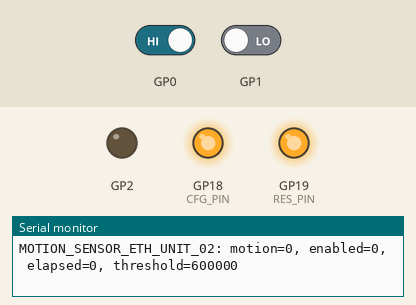
Simulated run of this sketch. Board: Raspberry Pi Pico. On the bench: output pins drawn as LEDs (lit = HIGH), the last lines printed to the serial monitor. Inputs (shaded band) come from the test bench; at power-on: GP0 HIGH, GP1 LOW.

Above: at 4.5 s.
4.6 s: GP0 driven LOW and GP1 driven HIGH
At 5.8 s:
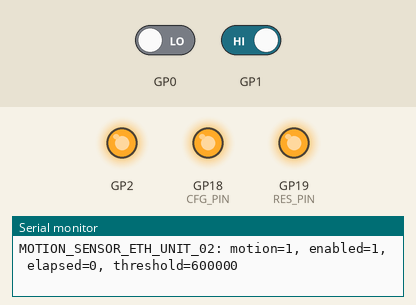
6.1 s: GP0 driven HIGH
At 7.3 s:
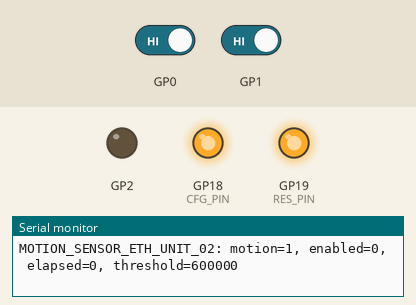
7.6 s: GP0 driven LOW
At 8.2 s:
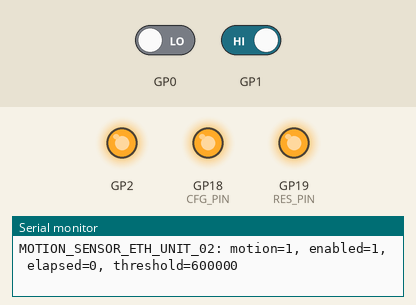
Timing chart, 0 to 10.6 s (numbered marks = the images above; inputs shaded):
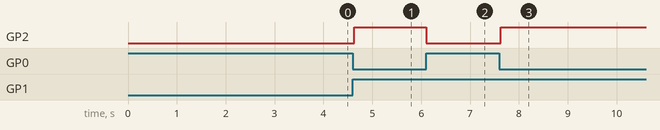

The sketch:

pir_motion_sensor_ethernet.ino
```cpp
#include <Wire.h>
#include "CH9120.h"

UCHAR CH9120_LOCAL_IP[4] = {192, 168, 202, 5};
UCHAR CH9120_GATEWAY[4] = {192, 168, 202, 1};
UCHAR CH9120_SUBNET_MASK[4] = {255, 255, 255, 0};
UCHAR CH9120_REMOTE_IP[4] = {192, 168, 202, 1};
UWORD CH9120_LOCAL_PORT = 5;
UWORD CH9120_REMOTE_PORT = 5;

static uint32_t motion_sensor_ts = 0;
static bool enabled = false;
static uint32_t iterations = 0;

void setup() {
  Serial.begin(115200);

  pinMode(0, INPUT_PULLUP);
  pinMode(1, INPUT);
  pinMode(2, OUTPUT);

  CH9120_init(CH9120_LOCAL_IP, CH9120_GATEWAY, CH9120_SUBNET_MASK,
              CH9120_REMOTE_IP, CH9120_LOCAL_PORT, CH9120_REMOTE_PORT);
}

void setup1() {
  // Currently, there is no need to use this core
 delay(10);
}

void loop() {
  int running = digitalRead(0);
  int motion = digitalRead(1);

  // Motion sensor activated
  if (running == LOW) {
    // sensor value is only the trigger point. The LED covers enabled flag
    if (motion == HIGH) {
       enabled = true;
       motion_sensor_ts = millis();
    }
  } else {
    enabled = false;
  }

  if (!enabled) {
    motion_sensor_ts = millis();
  }

  uint32_t elapsed = (uint32_t)millis() - motion_sensor_ts;
  uint32_t threshold = 10 * 60 * 1000;
   if (elapsed > threshold) {
        enabled = false;

    }

  if (enabled) {
    digitalWrite(2, HIGH);
  } else {
    digitalWrite(2, LOW);
  }

  char msg[1024];
  int len = snprintf(msg, sizeof(msg), "MOTION_SENSOR_ETH_UNIT_02: motion=%d, enabled=%d, elapsed=%d, threshold=%d\n",
    motion, enabled, elapsed, threshold);

  Serial.print(msg);

  if (iterations % 5 == 0) {
    SendUdpPacket(msg);
  }

  delay(50);

  iterations++;

}


void loop1() {
  delay(1000);
}
```

CH9120.cpp
```cpp
#include "CH9120.h"

UCHAR CH9120_Mode = UDP_SERVER; // TCP_SERVER / TCP_CLIENT / UDP_SERVER / UDP_CLIENT
UDOUBLE CH9120_BAUD_RATE = 115200;                // BAUD RATE

UCHAR tx[8] = {0x57, 0xAB};

/******************************************************************************
function:	Send four bytes
parameter:
    data: parameter
    command: command code
Info:  Set mode, enable port, clear serial port, switch DHCP, switch port 2
******************************************************************************/
void CH9120_TX_4_bytes(UCHAR data, int command)
{
    for (int i = 2; i < 4; i++)
    {
        if (i == 2)
            tx[i] = command;
        else
            tx[i] = data;
    }
    DEV_Delay_ms(10);
    for (int o = 0; o < 4; o++)
        UART_ID1.write(tx[o]);
    DEV_Delay_ms(10);
    for (int i = 2; i < 4; i++)
        tx[i] = 0;
}

/******************************************************************************
function:	Send five bytes
parameter:
    data: parameter
    command: command code
Info:  Set the local port and target port
******************************************************************************/
void CH9120_TX_5_bytes(UWORD data, int command)
{
    UCHAR Port[2];
    Port[0] = data & 0xff;
    Port[1] = data >> 8;
    for (int i = 2; i < 5; i++)
    {
        if (i == 2)
            tx[i] = command;
        else
            tx[i] = Port[i - 3];
    }
    DEV_Delay_ms(10);
    for (int o = 0; o < 5; o++)
        UART_ID1.write(tx[o]);
    DEV_Delay_ms(10);
    for (int i = 2; i < 5; i++)
        tx[i] = 0;
}
/******************************************************************************
function:	Send seven bytes
parameter:
    data: parameter
    command: command code
Info:  Set the IP address, subnet mask, gateway,
******************************************************************************/
void CH9120_TX_7_bytes(UCHAR data[], int command)
{
    for (int i = 2; i < 7; i++)
    {
        if (i == 2)
            tx[i] = command;
        else
            tx[i] = data[i - 3];
    }
    DEV_Delay_ms(10);
    for (int o = 0; o < 7; o++)
        UART_ID1.write(tx[o]);
    DEV_Delay_ms(10);
    for (int i = 2; i < 7; i++)
        tx[i] = 0;
}

/******************************************************************************
function:	CH9120_TX_BAUD
parameter:
    data: parameter
    command: command code
Info:  Set baud rate
******************************************************************************/
void CH9120_TX_BAUD(UDOUBLE data, int command)
{
    UCHAR Port[4];
    Port[0] = (data & 0xff);
    Port[1] = (data >> 8) & 0xff;
    Port[2] = (data >> 16) & 0xff;
    Port[3] = data >> 24;

    for (int i = 2; i < 7; i++)
    {
        if (i == 2)
            tx[i] = command;
        else
            tx[i] = Port[i - 3];
    }
    DEV_Delay_ms(10);
    for (int o = 0; o < 7; o++)
        UART_ID1.write(tx[o]);
    DEV_Delay_ms(10);
    for (int i = 2; i < 7; i++)
        tx[i] = 0;
}

/******************************************************************************
function:	CH9120_Start
parameter:
Info:  Start configuration Parameters
******************************************************************************/
void CH9120_Start(void)
{
    digitalWrite(CFG_PIN, 0);
    digitalWrite(RES_PIN, 1);
    DEV_Delay_ms(500);
}

/******************************************************************************
function:	CH9120_End
parameter:
Info:  Updating configuration Parameters
******************************************************************************/
void CH9120_End(void)
{
    tx[2] = 0x0d;
    for (int o = 0; o < 3; o++)
        UART_ID1.write(tx[o]);
    DEV_Delay_ms(200);
    tx[2] = 0x0e;
    for (int o = 0; o < 3; o++)
        UART_ID1.write(tx[o]);
    DEV_Delay_ms(200);
    tx[2] = 0x5e;
    for (int o = 0; o < 3; o++)
        UART_ID1.write(tx[o]);
    DEV_Delay_ms(500);
    gpio_put(CFG_PIN, 1);
}

/******************************************************************************
Function:	CH9120_SetMode
Parameters:
    Mode: Mode parameter
Info:  Configure communication mode
******************************************************************************/
void CH9120_SetMode(UCHAR Mode)
{
    CH9120_TX_4_bytes(Mode, Mode1); //Mode
    DEV_Delay_ms(100);
}

/******************************************************************************
Function:	CH9120_SetLocalIP
Parameters:
    CH9120_LOCAL_IP: Local IP parameter
Info:  Configure local IP
******************************************************************************/
void CH9120_SetLocalIP(UCHAR CH9120_LOCAL_IP[])
{
    CH9120_TX_7_bytes(CH9120_LOCAL_IP, LOCAL_IP); //LOCALIP
    DEV_Delay_ms(100);
}

/******************************************************************************
Function:	CH9120_SetSubnetMask
Parameters:
    CH9120_SUBNET_MASK: SUBNET MASK parameter
Info:  Configure subnet mask
******************************************************************************/
void CH9120_SetSubnetMask(UCHAR CH9120_SUBNET_MASK[])
{
    CH9120_TX_7_bytes(CH9120_SUBNET_MASK, SUBNET_MASK); //SUBNET MASK
    DEV_Delay_ms(100);
}

/******************************************************************************
Function:	CH9120_SetGateway
Parameters:
    CH9120_GATEWAY: Gateway parameter
Info:  Configure gateway
******************************************************************************/
void CH9120_SetGateway(UCHAR CH9120_GATEWAY[])
{
    CH9120_TX_7_bytes(CH9120_GATEWAY, GATEWAY); //GATEWAY
    DEV_Delay_ms(100);
}

/******************************************************************************
Function:	CH9120_SetTargetIP
Parameters:
    CH9120_TARGET_IP: Target IP parameter
Info:  Configure target IP
******************************************************************************/
void CH9120_SetTargetIP(UCHAR CH9120_TARGET_IP[])
{
    CH9120_TX_7_bytes(CH9120_TARGET_IP, TARGET_IP1); //TARGET IP
    DEV_Delay_ms(100);
}

/******************************************************************************
Function:	CH9120_SetLocalPort
Parameters:
    CH9120_PORT: Local Port parameter
Info:  Configure local port number
******************************************************************************/
void CH9120_SetLocalPort(UWORD CH9120_PORT)
{
    CH9120_TX_5_bytes(CH9120_PORT, LOCAL_PORT1); //Local port
    DEV_Delay_ms(100);
}

/******************************************************************************
Function:	CH9120_SetTargetPort
Parameters:
    CH9120_TARGET_PORT: Target Port parameter
Info:  Configure target port number
******************************************************************************/
void CH9120_SetTargetPort(UWORD CH9120_TARGET_PORT)
{
    CH9120_TX_5_bytes(CH9120_TARGET_PORT, TARGET_PORT1); //Target port
    DEV_Delay_ms(100);
}

/******************************************************************************
Function:	CH9120_SetBaudRate
Parameters:
    CH9120_BAUD_RATE: Baud Rate parameter
Info:  Configure communication baud rate
******************************************************************************/
void CH9120_SetBaudRate(UDOUBLE CH9120_BAUD_RATE)
{
    CH9120_TX_BAUD(CH9120_BAUD_RATE, UART1_BAUD1); //Port 1 baud rate
    DEV_Delay_ms(100);
}

/**
 * delay x ms
**/
void DEV_Delay_ms(UDOUBLE xms)
{
    delay(xms);
}

void DEV_Delay_us(UDOUBLE xus)
{
    delayMicroseconds(xus);
}

/******************************************************************************
function:	CH9120_init
parameter:
Info:  Initialize CH9120
******************************************************************************/
void CH9120_init(
  UCHAR local_ip[4],
  UCHAR gateway_ip[4],
  UCHAR subnet_mask[4],
  UCHAR remote_ip[4],
  UWORD local_port,
  UWORD remote_port)
{
    Serial.begin(115200);
    delay(1000);

    UART_ID1.setTX(UART_TX_PIN1);
    UART_ID1.setRX(UART_RX_PIN1);
    UART_ID1.begin(Inti_BAUD_RATE);

    pinMode(CFG_PIN,OUTPUT);
    pinMode(RES_PIN,OUTPUT);

    CH9120_Start();
    CH9120_SetMode(CH9120_Mode);
    CH9120_SetLocalIP(local_ip);
    CH9120_SetGateway(gateway_ip);
    CH9120_SetSubnetMask(subnet_mask);
    CH9120_SetTargetIP(remote_ip);
    CH9120_SetLocalPort(local_port);
    CH9120_SetTargetPort(remote_port);
    CH9120_SetBaudRate(CH9120_BAUD_RATE); // Port 1 baud rate
    CH9120_End();

    UART_ID1.begin(Transport_BAUD_RATE);
    while (UART_ID1.available())
    {
        UBYTE ch1 = UART_ID1.read();
    }
}

/******************************************************************************
function:	SendUdpPacket
parameter:
Info:  String as UDP payload
******************************************************************************/
bool SendUdpPacket(const char* str)
{
   UART_ID1.write(str);
   return true;
}

/******************************************************************************
function:	RecvUdpPacket
parameter:
Info:  String as UDP payload
******************************************************************************/
bool RecvUdpPacket(char* str, int str_len)
{
  if (!UART_ID1.available()) {
      return false;
  }

  static uint8_t buffer[1400];
  memset(buffer, 0, sizeof(buffer));

  int rx_bytes = UART_ID1.readBytesUntil('\n', buffer, sizeof(buffer)-1);

  // This API does not show the divide between physical packets. The
  // protocol is sending new packets with updated states at regular
  // intervals. Purge the pending bytes since this function
  // only delivers a single packet at a time
  while (UART_ID1.available()) {
      UART_ID1.read();
  }

  snprintf(str, str_len, "%s", buffer);

  return true;
}
```

CH9120.h
```cpp
#ifndef _CH9120_H_
#define _CH9120_H_

#include <Arduino.h>

#include <stdlib.h> // malloc() free()
#include <stdio.h>


/// \tag::uart_advanced[]
#define UART_ID1 Serial2
#define Inti_BAUD_RATE 9600
#define Transport_BAUD_RATE 115200
#define DATA_BITS 8
#define STOP_BITS 1
#define PARITY UART_PARITY_NONE

// We are using pins 0 and 1, but see the GPIO function select table in the
// datasheet for information on which other pins can be used.

#define UART_TX_PIN1 20
#define UART_RX_PIN1 21

#define CFG_PIN 18
#define RES_PIN 19
#define GPIO_OUT 1
#define GPIO_IN 0

#define UCHAR unsigned char
#define UBYTE uint8_t
#define UWORD uint16_t
#define UDOUBLE uint32_t

#define TCP_SERVER 0
#define TCP_CLIENT 1
#define UDP_SERVER 2
#define UDP_CLIENT 3

#define Mode1 0x10               //Port 1: Setup Mode   0x00:TCP Server 0x01:TCP Client 0x02:UDP Server 0x03:UDP Client
#define LOCAL_IP 0x11            //Local IP
#define SUBNET_MASK 0x12         //Subnet Mask
#define GATEWAY 0x13             //Gateway
#define LOCAL_PORT1 0X14         //Port 1:Local Port
#define TARGET_IP1 0x15          //Port 1:Target IP
#define TARGET_PORT1 0x16        //Port 1:Target Port
#define PORT_RANDOM_ENABLE1 0x17 //Port 1:Port Random Enable
#define UART1_BAUD1 0x21         //Port 1:Baud rate of serial port 1

void CH9120_init(
  UCHAR local_ip[4],
  UCHAR gateway_ip[4],
  UCHAR subnet_mask[4],
  UCHAR remote_ip[4],
  UWORD local_port,
  UWORD remote_port);

bool SendUdpPacket(const char *str);
bool RecvUdpPacket(char* str, int str_len);

void DEV_Delay_ms(UDOUBLE xms);
void DEV_Delay_us(UDOUBLE xus);

#endif
```

Measured:
- after the input at 4.6 s, GP2: LOW → HIGH at once
- after the input at 6.1 s, GP2: HIGH → LOW at once
- after the input at 7.6 s, GP2: LOW → HIGH at once
